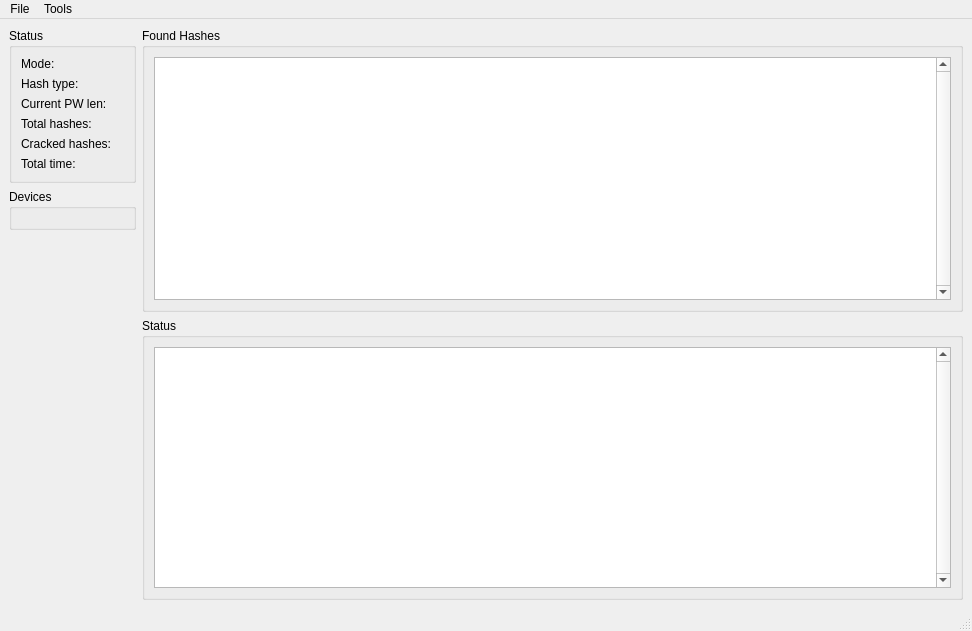
<?xml version="1.0" encoding="UTF-8"?>
<ui version="4.0">
 <class>MFNDisplayGui</class>
 <widget class="QMainWindow" name="MFNDisplayGui">
  <property name="geometry">
   <rect>
    <x>0</x>
    <y>0</y>
    <width>972</width>
    <height>631</height>
   </rect>
  </property>
  <property name="windowTitle">
   <string>Cryptohaze Multiforcer</string>
  </property>
  <widget class="QWidget" name="centralwidget">
   <layout class="QGridLayout" name="gridLayout">
    <item row="0" column="0">
     <layout class="QGridLayout" name="gridLayout_2">
      <item row="0" column="0" rowspan="2">
       <layout class="QVBoxLayout" name="verticalLayout_3">
        <item>
         <widget class="QGroupBox" name="groupBox_4">
          <property name="title">
           <string>Status</string>
          </property>
          <layout class="QFormLayout" name="formLayout">
           <item row="1" column="0">
            <widget class="QLabel" name="label">
             <property name="text">
              <string>Hash type:</string>
             </property>
            </widget>
           </item>
           <item row="1" column="1">
            <widget class="QLabel" name="labelHashType">
             <property name="text">
              <string/>
             </property>
            </widget>
           </item>
           <item row="2" column="0">
            <widget class="QLabel" name="label_2">
             <property name="text">
              <string>Current PW len:</string>
             </property>
            </widget>
           </item>
           <item row="3" column="0">
            <widget class="QLabel" name="label_5">
             <property name="text">
              <string>Total hashes:</string>
             </property>
            </widget>
           </item>
           <item row="4" column="0">
            <widget class="QLabel" name="label_3">
             <property name="text">
              <string>Cracked hashes:</string>
             </property>
            </widget>
           </item>
           <item row="5" column="0">
            <widget class="QLabel" name="label_4">
             <property name="text">
              <string>Total time:</string>
             </property>
            </widget>
           </item>
           <item row="2" column="1">
            <widget class="QLabel" name="labelCurrentPWLen">
             <property name="text">
              <string/>
             </property>
            </widget>
           </item>
           <item row="3" column="1">
            <widget class="QLabel" name="labelTotalHashes">
             <property name="text">
              <string/>
             </property>
            </widget>
           </item>
           <item row="4" column="1">
            <widget class="QLabel" name="labelCrackedHashes">
             <property name="text">
              <string/>
             </property>
            </widget>
           </item>
           <item row="5" column="1">
            <widget class="QLabel" name="labelTotalTime">
             <property name="text">
              <string/>
             </property>
            </widget>
           </item>
           <item row="0" column="0">
            <widget class="QLabel" name="label_6">
             <property name="text">
              <string>Mode:</string>
             </property>
            </widget>
           </item>
           <item row="0" column="1">
            <widget class="QLabel" name="labelMode">
             <property name="text">
              <string/>
             </property>
            </widget>
           </item>
          </layout>
         </widget>
        </item>
        <item>
         <widget class="QGroupBox" name="groupBoxDevices">
          <property name="title">
           <string>Devices</string>
          </property>
          <layout class="QFormLayout" name="formLayout_3">
           <property name="fieldGrowthPolicy">
            <enum>QFormLayout::AllNonFixedFieldsGrow</enum>
           </property>
          </layout>
         </widget>
        </item>
        <item>
         <spacer name="verticalSpacer">
          <property name="orientation">
           <enum>Qt::Vertical</enum>
          </property>
          <property name="sizeHint" stdset="0">
           <size>
            <width>20</width>
            <height>40</height>
           </size>
          </property>
         </spacer>
        </item>
       </layout>
      </item>
      <item row="1" column="1">
       <widget class="QGroupBox" name="groupBox_7">
        <property name="maximumSize">
         <size>
          <width>16777215</width>
          <height>282</height>
         </size>
        </property>
        <property name="title">
         <string>Status</string>
        </property>
        <layout class="QVBoxLayout" name="verticalLayout">
         <item>
          <widget class="QTextEdit" name="textEditStatus">
           <property name="enabled">
            <bool>true</bool>
           </property>
           <property name="verticalScrollBarPolicy">
            <enum>Qt::ScrollBarAlwaysOn</enum>
           </property>
          </widget>
         </item>
        </layout>
       </widget>
      </item>
      <item row="0" column="1">
       <widget class="QGroupBox" name="groupBox">
        <property name="title">
         <string>Found Hashes</string>
        </property>
        <layout class="QVBoxLayout" name="verticalLayout_2">
         <item>
          <widget class="QTextEdit" name="textEditCrackedHashes">
           <property name="enabled">
            <bool>true</bool>
           </property>
           <property name="verticalScrollBarPolicy">
            <enum>Qt::ScrollBarAlwaysOn</enum>
           </property>
          </widget>
         </item>
        </layout>
       </widget>
      </item>
     </layout>
    </item>
   </layout>
  </widget>
  <widget class="QMenuBar" name="menubar">
   <property name="geometry">
    <rect>
     <x>0</x>
     <y>0</y>
     <width>972</width>
     <height>21</height>
    </rect>
   </property>
   <widget class="QMenu" name="menuTools">
    <property name="title">
     <string>File</string>
    </property>
    <addaction name="actionSettingsExit"/>
   </widget>
   <widget class="QMenu" name="menuTools_2">
    <property name="title">
     <string>Tools</string>
    </property>
    <addaction name="actionSettings"/>
   </widget>
   <addaction name="menuTools"/>
   <addaction name="menuTools_2"/>
  </widget>
  <widget class="QStatusBar" name="statusbar"/>
  <action name="actionSettingsExit">
   <property name="text">
    <string>Exit</string>
   </property>
   <property name="shortcut">
    <string>Ctrl+Q</string>
   </property>
  </action>
  <action name="actionSettings">
   <property name="text">
    <string>Settings</string>
   </property>
  </action>
 </widget>
 <resources/>
 <connections>
  <connection>
   <sender>actionSettingsExit</sender>
   <signal>triggered()</signal>
   <receiver>MFNDisplayGui</receiver>
   <slot>close()</slot>
   <hints>
    <hint type="sourcelabel">
     <x>-1</x>
     <y>-1</y>
    </hint>
    <hint type="destinationlabel">
     <x>226</x>
     <y>109</y>
    </hint>
   </hints>
  </connection>
 </connections>
</ui>
